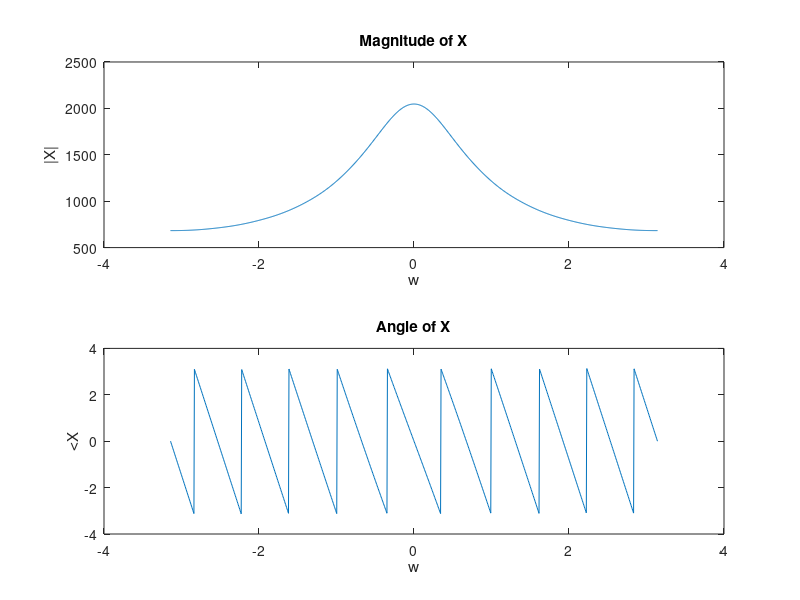

Reproduce this figure in MATLAB.
clc;
close all;
clear all;
n=0:10;
x=2.^n; 
w=linspace(-pi,pi,1000);
X=zeros(1,length(w));
for k=1:length(w)
    X(k)=sum(x .* exp(-1j * w(k) * n));
end
disp(X);

subplot(2,1,1);
plot(w,abs(X));
title("Magnitude of X");
xlabel('w');
ylabel('|X|');

subplot(2,1,2);
plot(w,angle(X));
title("Angle of X");
xlabel('w');
ylabel('<X');
